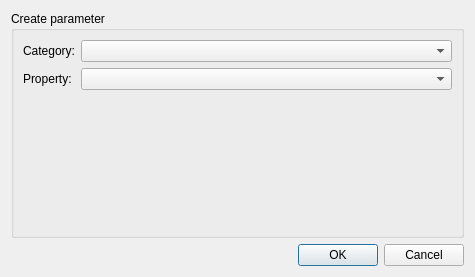
<?xml version="1.0" encoding="UTF-8"?>
<ui version="4.0">
 <class>CreateParameterValueDialog</class>
 <widget class="QDialog" name="CreateParameterValueDialog">
  <property name="geometry">
   <rect>
    <x>0</x>
    <y>0</y>
    <width>475</width>
    <height>277</height>
   </rect>
  </property>
  <property name="windowTitle">
   <string>Create Parameter</string>
  </property>
  <property name="locale">
   <locale language="English" country="UnitedStates"/>
  </property>
  <layout class="QGridLayout" name="gridLayout">
   <item row="1" column="0">
    <widget class="QDialogButtonBox" name="buttonBox">
     <property name="standardButtons">
      <set>QDialogButtonBox::Cancel|QDialogButtonBox::Ok</set>
     </property>
    </widget>
   </item>
   <item row="0" column="0">
    <widget class="QGroupBox" name="groupBox">
     <property name="title">
      <string>Create parameter</string>
     </property>
     <layout class="QGridLayout" name="gridLayout_2">
      <item row="0" column="0">
       <layout class="QVBoxLayout" name="verticalLayout">
        <item>
         <layout class="QFormLayout" name="formLayout">
          <property name="sizeConstraint">
           <enum>QLayout::SetDefaultConstraint</enum>
          </property>
          <property name="verticalSpacing">
           <number>6</number>
          </property>
          <item row="0" column="0">
           <widget class="QLabel" name="categoryLabel">
            <property name="text">
             <string>Category:</string>
            </property>
           </widget>
          </item>
          <item row="0" column="1">
           <widget class="QComboBox" name="categoryComboBox"/>
          </item>
          <item row="1" column="1">
           <widget class="QComboBox" name="propertyComboBox"/>
          </item>
          <item row="1" column="0">
           <widget class="QLabel" name="propertyLabel">
            <property name="text">
             <string>Property:</string>
            </property>
           </widget>
          </item>
         </layout>
        </item>
       </layout>
      </item>
     </layout>
    </widget>
   </item>
  </layout>
 </widget>
 <resources/>
 <connections>
  <connection>
   <sender>buttonBox</sender>
   <signal>accepted()</signal>
   <receiver>CreateParameterValueDialog</receiver>
   <slot>acceptCreate()</slot>
   <hints>
    <hint type="sourcelabel">
     <x>297</x>
     <y>271</y>
    </hint>
    <hint type="destinationlabel">
     <x>199</x>
     <y>149</y>
    </hint>
   </hints>
  </connection>
  <connection>
   <sender>buttonBox</sender>
   <signal>rejected()</signal>
   <receiver>CreateParameterValueDialog</receiver>
   <slot>reject()</slot>
   <hints>
    <hint type="sourcelabel">
     <x>297</x>
     <y>271</y>
    </hint>
    <hint type="destinationlabel">
     <x>199</x>
     <y>149</y>
    </hint>
   </hints>
  </connection>
  <connection>
   <sender>categoryComboBox</sender>
   <signal>currentIndexChanged(int)</signal>
   <receiver>CreateParameterValueDialog</receiver>
   <slot>currentCategoryIndexChanged(int)</slot>
   <hints>
    <hint type="sourcelabel">
     <x>264</x>
     <y>43</y>
    </hint>
    <hint type="destinationlabel">
     <x>237</x>
     <y>138</y>
    </hint>
   </hints>
  </connection>
  <connection>
   <sender>propertyComboBox</sender>
   <signal>currentIndexChanged(int)</signal>
   <receiver>CreateParameterValueDialog</receiver>
   <slot>currentIndexChanged(int)</slot>
   <hints>
    <hint type="sourcelabel">
     <x>264</x>
     <y>69</y>
    </hint>
    <hint type="destinationlabel">
     <x>237</x>
     <y>138</y>
    </hint>
   </hints>
  </connection>
 </connections>
</ui>
